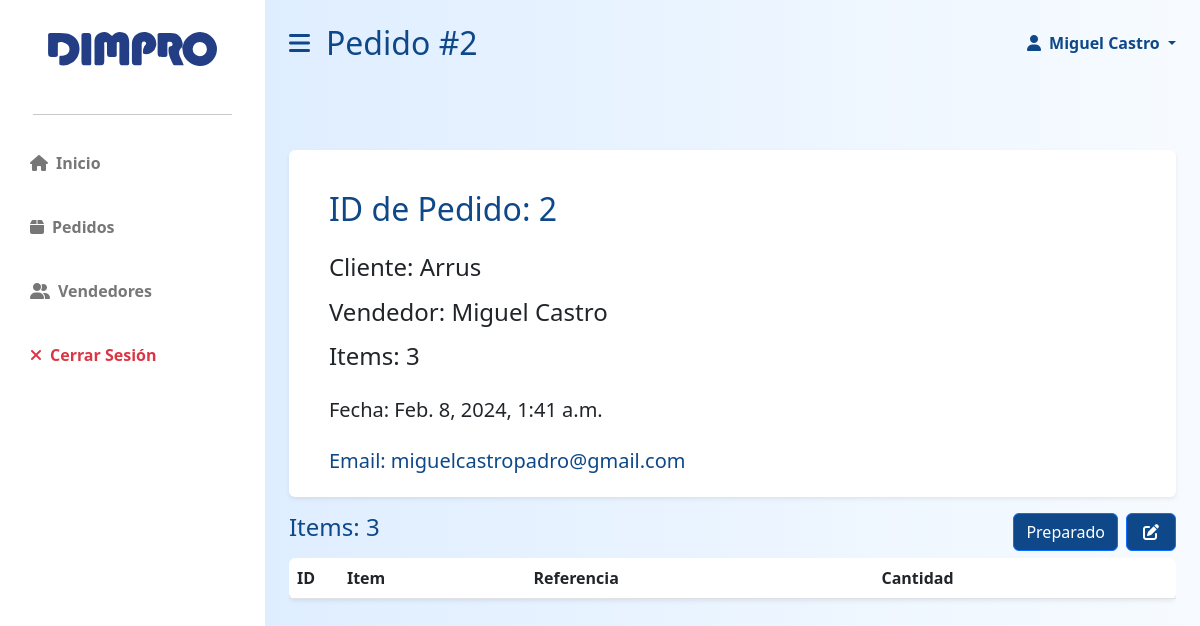
The page /app/staff/view/order/2 (signed in) on the database its author committed.
### dimpro/models.py (models this page shows, shortened)
class Order(models.Model):
    user_email = models.ForeignKey(User, on_delete=models.PROTECT, related_name='orders')
    status = models.CharField(max_length=16,choices= [
        ('preparado', 'Preparado'),
        ('pendiente', 'Pendiente')
    ])
    client_id = models.ForeignKey(Client, on_delete=models.PROTECT, related_name='orders')
    date = models.DateTimeField(auto_now_add=True)
    def product_categories(self):
        return Order_Product.objects.filter(order_id=self.id).count()

class User(AbstractBaseUser, PermissionsMixin):
    id = models.AutoField(primary_key=True)
    email = models.EmailField(blank=True, default='', unique=True)
    name = models.CharField(max_length=255, blank=True, default='')
    last_name = models.CharField(max_length=255, blank=True, default='')
    phoneregex = RegexValidator(regex=r"^\+?58?\d{11,15}$")
    phonenumber = models.CharField(
        validators=[phoneregex], max_length=17, blank=True, null=False
    )
    is_active = models.BooleanField(default=True)
    is_superuser = models.BooleanField(default=False)
    is_staff = models.BooleanField(default=False)
    is_operator = models.BooleanField(default=False)
    date_joined = models.DateTimeField(default=timezone.now)
    last_login = models.DateTimeField(blank=True, null=True)
    objects = CustomUserManager()
    USERNAME_FIELD = 'email'
    EMAIL_FIELD = 'email'
    REQUIRED_FIELDS = []
    class Meta:
        verbose_name = 'User'
        verbose_name_plural = 'Users'

class Client(models.Model):
    name = models.CharField(max_length=128)
    date_joined = models.DateTimeField(auto_now_add=True)

### dimpro/views.py (the view)
# urls.py: path("staff/view/order/<int:id>", views.staff_order_view, name='staff_order_view'),
@only_for('staff')
def staff_order_view(request, id):
    if request.method == "POST":
        pass
    order = Order.objects.get(id=id)
    client = User.objects.get(email=order.user_email)
    return render(request, 'dimpro/staff/staff_order_view.html', {
        'seller': client,
        'order': order,
        'order_categories': order.product_categories()
    })

### dimpro/templates/dimpro/staff/staff_order_view.html (shortened to what this page needs)
{% extends 'dimpro/staff/staff_layout.html' %}
{% load static %}
{% block stitle %}
    Pedido #{{ order.id }}
{% endblock %}
{% block body %}
    <div class="row g-3 my-5">
        <div class="col-my-5">
            <div class=" p-3 bg-white shadow-sm d-flex justify-content-start align-items-center rounded">
                <div class="mx-4">
                    <h2 class="fs-2 primary-text mt-4 mb-4">ID de Pedido: {{ order.id }}</h2>
                    <h3 class="fs-4 mb-3">Cliente: {{ order.client_id.name }}</h3>
                    <h3 class="fs-4 mb-3">Vendedor: {{ seller.name }} {{ seller.last_name }}</h3>
                    <h3 class="fs-4 mb-4">Items: {{ order_categories }}</h3>
                    <p class="fs-5 mb-4">Fecha: {{ order.date }}</p>
                    <a class="text-decoration-none"href="{% url 'dimpro:staff_client_view' seller.id %}"><h3 class="fs-5 primary-text">Email:  {{ seller.email }}</h3></a>
                </div>
            </div>
        </div>
        <div class="col-md-12 col-12">
            <div class="col-md-12 d-flex flex-row">
                <div class="col-6 col-md-6  align-items-center">
                    <h3 class="fs-4 mb-3 primary-text">Items: {{ order_categories }}</h3>
                </div>
                <div class="col-6 col-md-6 text-end d-flex justify-content-end">
                    <a href="{% url 'dimpro:change_status' order.id %}">
                        {% if order.status == 'pendiente' %}
                            <button style="background-color: rgb(226, 200, 116) !important; border: none;" type="button" class="btn btn-primary fs-6 grow mx-2">Pendiente</button>
                        {% else %}
                            <button type="button" class="btn btn-primary preparado fs-6 grow  mx-2">Preparado</button>
                        {% endif %}
                    </a>
                    <a href="{% url 'dimpro:edit_order' order.id  %}">
                        <button type="button" class="btn btn-primary grow"><i class="fa-solid fa-pen-to-square mx-1"></i></button>
                    </a>
                </div>
            </div>
            <div class="col mx-auto">
                <div class="table-responsive">
                    <table id="datatable-orders" class="table bg-white rounded shadow-sm table-hover">
                        <thead>
                            <tr>
                                <th width="50">ID</th>
                                <th>Item</th>
                                <th>Referencia</th>
                                <th>Cantidad</th>
                            </tr>
                        </thead>
                    </table>
                </div>
            </div>
        </div>
    </div>
{% endblock %}

### dimpro/templates/dimpro/staff/staff_layout.html (shortened to what this page needs)
{% load static %}
<!DOCTYPE html>
<html lang="es">
    <head>
        <link rel="stylesheet" href="https://cdn.jsdelivr.net/npm/bootstrap@5.2.3/dist/css/bootstrap.min.css" />
        <link rel="stylesheet" href="https://cdn.datatables.net/1.13.1/css/dataTables.bootstrap5.min.css" />
        <link rel="stylesheet" href="https://cdnjs.cloudflare.com/ajax/libs/font-awesome/6.2.1/css/all.min.css" />
        <link rel="stylesheet" href="{% static 'dimpro/styles.css' %}">
    </head>
    <body data-is-operator="{{ request.user.is_operator }}">
        <div class="d-flex" id="wrapper">
            <div class="bg-white" id="sidebar-wrapper">
                <div class="sidebar-heading text-center py-4 primary-text fs-4 fw-bold text-uppercase">
                    <a href="{% url 'dimpro:control' %}" class="growt">
                        <img class="mx-0 w-75 mb-2 mt-2"src="{% static 'dimpro/logodimpro.svg' %}" id="dimpro-sidebar-logo"alt="" >
                    </a>
                </div>
                <hr class="w-75 mx-auto">
                <div class="list-group list-group-flush my-3">
                    <a href="{% url 'dimpro:control' %}" class="growt list-group-item list-group-item-action bg-transparent second-text fw-bold">
                        <i class="fas fa-house me-2"></i>Inicio
                    </a>
                    <a href="{% url 'dimpro:staff_orders' %}" class="growt list-group-item list-group-item-action bg-transparent second-text fw-bold">
                        <i class="fas fa-box me-2"></i>Pedidos
                    </a>
                    <a href="{% url 'dimpro:staff_clients' %}" class="growt list-group-item list-group-item-action bg-transparent second-text fw-bold">
                        <i class="fas fa-user-group me-2"></i>Vendedores
                    </a>
                    <a href="{% url 'dimpro:logout' %}" class="growt list-group-item list-group-item-action bg-transparent text-danger fw-bold">
                        <i class="fas fa-xmark me-2"></i>Cerrar Sesión
                    </a>
                </div>
            </div>
            <div id="page-content-wrapper">
                <nav class="navbar d-flex navbar-expand-lg navbar-light bg-transparent py-4 px-4">
                    <div class="col-6 d-flex align-items-center">
                        <i class="fas fa-bars primary-text fs-4 me-3" id="menu-toggle"></i>
                        <h2 class="fs-2 m-0 primary-text">{% block stitle %}{% endblock %}</h2>
                    </div>
                    <div class="col-6 d-flex justify-content-end">
                        <a class="nav-link dropdown-toggle primary-text fw-bold" href="#" id="navbarDropdown"
                                        role="button" data-bs-toggle="dropdown" aria-expanded="false" >
                                        <i class="fas fa-user me-2"></i>{{ user.name }} {{ user.last_name }}
                        </a>
                    </div>
                </nav>
                <div class="container-fluid px-4 mb-5">
                    {% block body %}{% endblock %}
                </div>
            </div>
        </div>
    </body>
</html>

### dimpro/static/dimpro/styles.css (style rules this page uses)
:root { --main-bg-color:#0e4889; --main-text-color: #0e4889; --second-text-color: #fff; --second-bg-color: #4378da; --third-text-color: #777777; }
a { text-decoration: none !important; }
.primary-text { color: var(--main-text-color) }
.second-text { color: var(--second-text-color) }
.grow { transition: all .2s ease-in-out; }
.growt { transition: all .2s ease-in-out; }
table { overflow-x: scroll; }
#wrapper { overflow-x: hidden; background-image: linear-gradient( to right, #d8eaff, #f7fbff ) }
.btn-primary { background-color: var(--main-bg-color); }
#sidebar-wrapper { min-height: 100vh; margin-left: -15rem; transition: margin 0.25s ease-out; }
#sidebar-wrapper .sidebar-heading { padding: 0.875rem 1.25rem; font-size: 1.2rem; }
#sidebar-wrapper .list-group { width: 15rem; }
#page-content-wrapper { min-width: 100vw; }
#menu-toggle { cursor: pointer; transition: margin 2s ease-out; }
.list-group-item { color: var(--third-text-color); border: none; padding: 20px 30px; }
a { text-decoration: none; }
.btn { white-space: no-wrap !important; overflow: hidden !important; display: block !important; }
@media (min-width: 1024px) { #sidebar-wrapper { margin-left: 0; } }
@media (min-width: 1024px) { #page-content-wrapper { min-width: 0; width: 100%; } }

### rows shown on the page
Order: id "2", client_id.name "Arrus", date "Feb. 8, 2024, 1:41 a.m."
User: name "Miguel", last_name "Castro"
User: name "Miguel", last_name "Castro", email "miguelcastropadro@gmail.com"

### other values the page prints
{{ order_categories }} "3"
